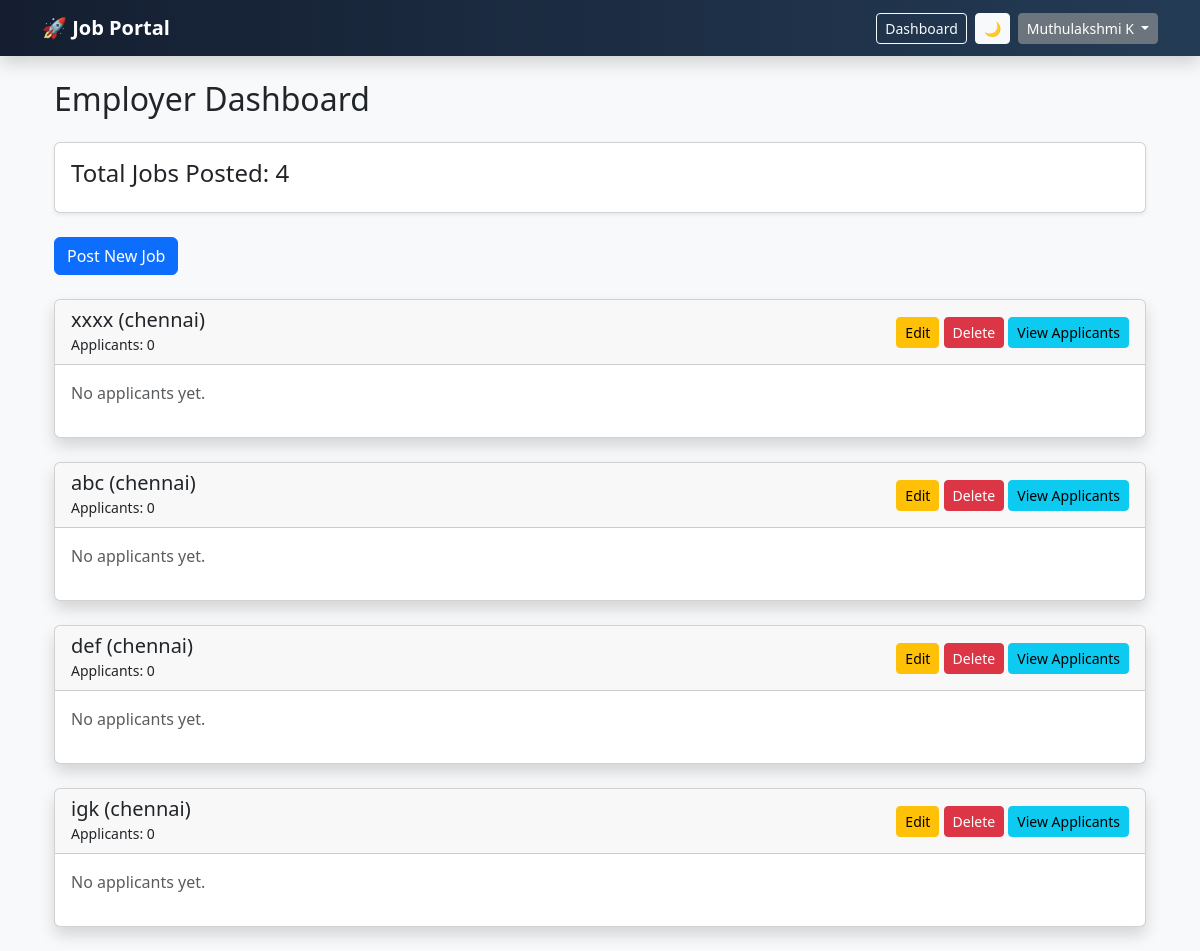
The page /dashboard (signed in) on the database its author committed.
### models.py (models this page shows)
class User(db.Model, UserMixin):
    id = db.Column(db.Integer, primary_key=True)
    name = db.Column(db.String(100))
    email = db.Column(db.String(100), unique=True)
    password = db.Column(db.String(200))
    role = db.Column(db.String(20))

class Job(db.Model):
    id = db.Column(db.Integer, primary_key=True)
    title = db.Column(db.String(200))
    description = db.Column(db.Text)
    salary = db.Column(db.String(50))
    location = db.Column(db.String(100))
    category = db.Column(db.String(100))
    employer_id = db.Column(db.Integer, db.ForeignKey('user.id'))
    date_posted = db.Column(db.DateTime, default=datetime.utcnow)

### app.py (the view, shortened to what this page needs)
@app.route('/dashboard')
@login_required
def dashboard():
    if current_user.role == "employer":
        jobs = Job.query.filter_by(employer_id=current_user.id).all()
        return render_template("employer_dashboard.html", jobs=jobs)
    elif current_user.role == "jobseeker":
        applications = Application.query.filter_by(user_id=current_user.id).all()
        return render_template("jobseeker_dashboard.html", applications=applications)
    return redirect(url_for('login'))

### app.py (called while the page is built)
@login_manager.user_loader
def load_user(user_id):
    return User.query.get(int(user_id))

### templates/employer_dashboard.html
{% extends 'base.html' %}
{% block content %}
<div class="container mt-4">
    <h2 class="mb-4">Employer Dashboard</h2>
    <div class="card p-3 mb-4 shadow-sm">
        <h4>Total Jobs Posted: {{ jobs|length }}</h4>
    </div>
    <a href="{{ url_for('post_job') }}" class="btn btn-primary mb-4">
        Post New Job
    </a>
    {% for job in jobs %}
    <div class="card mb-4 shadow">
        <div class="card-header d-flex justify-content-between align-items-center">
            <div>
                <h5 class="mb-0">{{ job.title }} ({{ job.location }})</h5>
                <small>Applicants: {{ job.applications|length }}</small>
            </div>
            <div>
                <a href="{{ url_for('edit_job', id=job.id) }}"
                   class="btn btn-sm btn-warning">
                   Edit
                </a>
                <a href="{{ url_for('delete_job', id=job.id) }}"
                   class="btn btn-sm btn-danger"
                   onclick="return confirm('Are you sure you want to delete this job?')">
                   Delete
                </a>
                <a href="{{ url_for('view_applications', job_id=job.id) }}"
                   class="btn btn-sm btn-info">
                   View Applicants
                </a>
            </div>
        </div>
        <div class="card-body">
            {% if job.applications %}
            <table class="table table-bordered table-striped">
                <thead class="table-dark">
                    <tr>
                        <th>Applicant</th>
                        <th>Date Applied</th>
                        <th>Status</th>
                        <th>Resume</th>
                        <th>Action</th>
                    </tr>
                </thead>
                <tbody>
                    {% for app in job.applications %}
                    <tr>
                        <td>{{ app.user.name }}</td>
                        <td>
                            {{ app.date_applied.strftime('%d-%m-%Y') }}
                        </td>
                        <td>
                            {% if app.status == "Approved" %}
                                <span class="badge bg-success">Approved</span>
                            {% elif app.status == "Rejected" %}
                                <span class="badge bg-danger">Rejected</span>
                            {% else %}
                                <span class="badge bg-warning text-dark">Pending</span>
                            {% endif %}
                        </td>
                        <td>
                            {% if app.resume %}
                            <a href="{{ url_for('static', filename='resumes/' + app.resume) }}"
                               class="btn btn-sm btn-secondary"
                               target="_blank">
                               Download
                            </a>
                            {% else %}
                                No Resume
                            {% endif %}
                        </td>
                        <td>
                            {% if app.status == "Pending" %}
                            <a href="{{ url_for('update_status', app_id=app.id, status='Approved') }}"
                               class="btn btn-sm btn-success">
                               Approve
                            </a>
                            <a href="{{ url_for('update_status', app_id=app.id, status='Rejected') }}"
                               class="btn btn-sm btn-danger">
                               Reject
                            </a>
                            {% else %}
                                <span class="text-muted">Action Completed</span>
                            {% endif %}
                        </td>
                    </tr>
                    {% endfor %}
                </tbody>
            </table>
            {% else %}
                <p class="text-muted">No applicants yet.</p>
            {% endif %}
        </div>
    </div>
    {% endfor %}
</div>
{% endblock %}

### templates/base.html (shortened to what this page needs)
<!DOCTYPE html>
<html>
<head>
    <link href="https://cdn.jsdelivr.net/npm/bootstrap@5.3.2/dist/css/bootstrap.min.css" rel="stylesheet">
</head>
<body class="bg-light">
    <nav class="navbar navbar-expand-lg navbar-dark gradient-nav shadow">
        <div class="container">
            <a class="navbar-brand fw-bold" href="/">🚀 Job Portal</a>
            <div class="d-flex align-items-center">
                {% if current_user.is_authenticated %}
                    <a href="/dashboard" class="btn btn-outline-light btn-sm me-2">
                        Dashboard
                    </a>
                    <button class="btn btn-light btn-sm me-2" onclick="toggleMode()">
                        🌙
                    </button>
                    <div class="dropdown">
                        <a class="btn btn-secondary btn-sm dropdown-toggle"
                           href="#"
                           role="button"
                           data-bs-toggle="dropdown">
                            {{ current_user.name }}
                        </a>
                    </div>
                {% else %}
                    <a href="/login" class="btn btn-success btn-sm me-2">Login</a>
                    <a href="/register" class="btn btn-warning btn-sm">Register</a>
                {% endif %}
            </div>
        </div>
    </nav>
    <div class="container mt-4">
        {% block content %}{% endblock %}
    </div>
</body>
</html>

### templates/base.html (style rules this page uses)
body { transition: 0.3s ease; }
.gradient-nav { background: linear-gradient(90deg, #141e30, #243b55); }

### rows shown on the page
User: name "Muthulakshmi K"
Job: title "xxxx", location "chennai", applications|length "0"
Job: title "abc", location "chennai", applications|length "0"
Job: title "def", location "chennai", applications|length "0"
Job: title "igk", location "chennai", applications|length "0"

### other values the page prints
{{ jobs|length }} "4"
